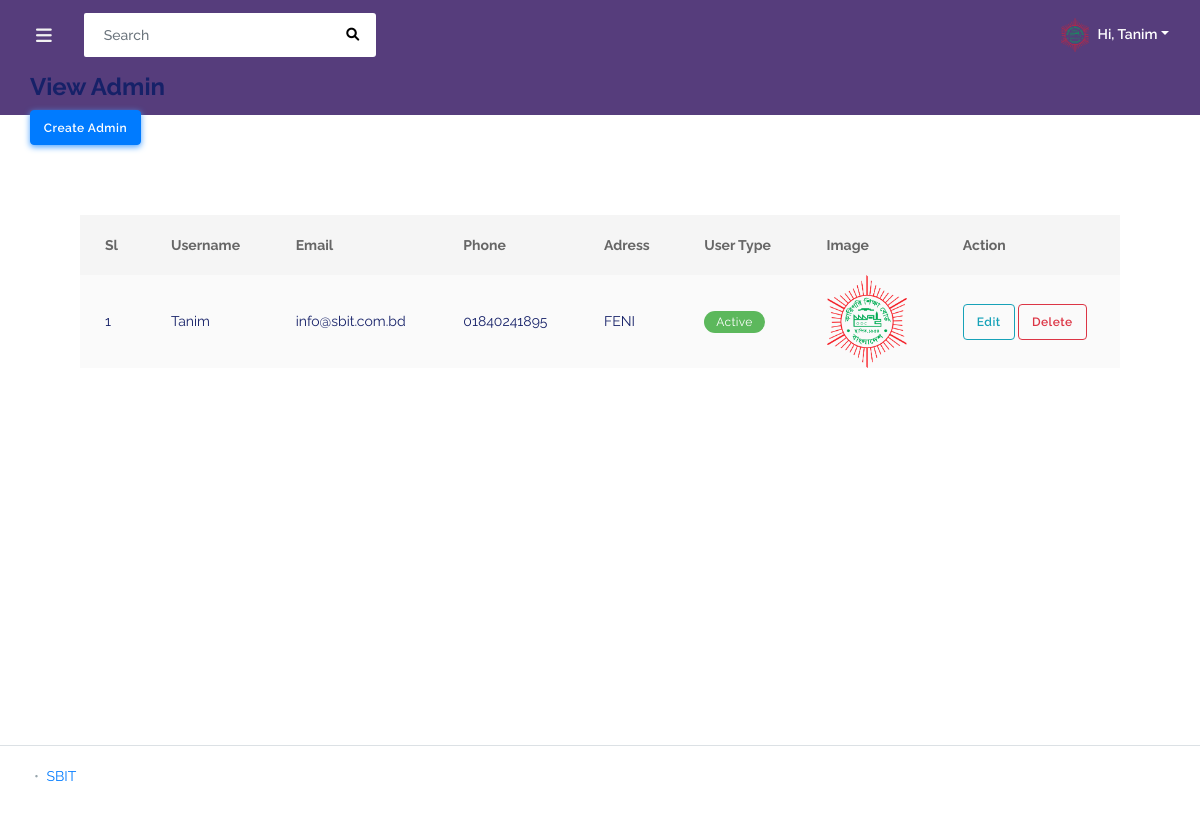
/backend/admin/create_admin/view_admin.php (signed in), run on the app's committed database.
### tables this page shows
CREATE TABLE `create_admin` (
  `id` int(100) NOT NULL,
  `username` varchar(100) DEFAULT NULL,
  `mail` varchar(100) DEFAULT NULL,
  `phone` varchar(100) DEFAULT NULL,
  `adress` text DEFAULT NULL,
  `type` int(10) DEFAULT NULL,
  `password` varchar(100) DEFAULT NULL,
  `confirm_password` varchar(100) DEFAULT NULL,
  `image` varchar(100) DEFAULT NULL,
  `admin_type` varchar(100) DEFAULT NULL,
  `password_recover` varchar(255) NOT NULL
);

### database/connection.php (called while the page is built, shortened)
<?php
class database
{
  public $hostadress="localhost";
  public $username="root";
  public $password="";
  public $database="dynamicschool_database";
  private function database()
  {
        $this->link=new mysqli($this->hostadress,$this->username,$this->password,$this->database);
  }
}
?>

### backend/admin/create_admin/view_admin.php (the view, shortened to what this page needs)
<?php
include('../layouts/header.php');
?>
        <div class="main-content">
            <section class="section">
                <div class="form-header">
                    <h4>View Admin</h4>
                </div>
                <div class="links">
                    <a href="create_admin.php" class="btn btn-info">Create Admin</a>
                </div>
                <div class="form-section">
                    <table class="table table-striped v_center" id="table-2">
                        <thead>
                            <tr>
                                <th>Sl</th>
                                <th>Username</th>
                                <th>Email</th>
                                <th>Phone</th>
                                <th>Adress</th>
                                <th>User Type</th>
                                <th>Image</th>
                                <th>Action</th>
                            </tr>
                        </thead>
                        <tbody>
                            <?php
                            $sql = $db->link->query("SELECT * FROM `create_admin`");
                            if($sql)
                            {
                                $sl = 1;
                                while ($showdata = $sql->fetch_assoc())
                                {
                                ?>
                                <tr>
                                    <td><?php echo $sl++; ?></td>
                                    <td><?php echo $showdata['username']; ?></td>
                                    <td><?php echo $showdata['mail']; ?></td>
                                    <td><?php echo $showdata['phone']; ?></td>
                                    <td><?php echo $showdata['adress']; ?></td>
                                    <td>
                                        <?php
                                        if($showdata['type'] == 1)
                                        {
                                            echo "<div class='badge badge-success'>Active</div>";
                                        }
                                        else
                                        {
                                            echo "<div class='badge badge-danger'>Not Active</div>";
                                        }
                                        ?>
                                    </td>
                                    <td>
                                        <img src="../../asset/img/admin_image/<?php echo $showdata['image']; ?>" class="img-fluid" alt="" height="80px" width="80px">
                                    </td>
                                    <td>
                                            <a href="edit_admin.php?id=<?php echo $showdata['id']; ?>" class="btn btn-outline-info">Edit</a>
                                            <a href="delete_admin.php?id=<?php echo $showdata['id']; ?>" class="btn btn-outline-danger">Delete</a>
                                    </td>
                                </tr>
                                <?php
                                }
                            }
                            ?>
                        </tbody>
                    </table>
                </div>
            </section>
        </div>
<?php include('../layouts/footer.php'); ?>

### backend/admin/layouts/header.php (shortened to what this page needs)
<?php
include('../../../database/connection.php');
$db=new database();
?>
<!DOCTYPE html>
<html lang="en">
<head>
<link rel="stylesheet" href="../../assets/modules/datatables/datatables.min.css">
<link rel="stylesheet" href="../../assets/modules/datatables/DataTables-1.10.16/css/dataTables.bootstrap4.min.css">
<link rel="stylesheet" href="../../assets/modules/datatables/Select-1.2.4/css/select.bootstrap4.min.css">
<link rel="stylesheet" href="../../assets/modules/select2/dist/css/select2.min.css">
<link rel="stylesheet" href="../../assets/modules/bootstrap/css/bootstrap.min.css">
<link rel="stylesheet" href="../../assets/modules/bootstrap-daterangepicker/daterangepicker.css">
<link rel="stylesheet" href="../../assets/modules/fontawesome/css/all.min.css">
<link rel="stylesheet" href="../../assets/modules/jqvmap/dist/jqvmap.min.css">
<link rel="stylesheet" href="../../assets/modules/summernote/summernote-bs4.css">
<link rel="stylesheet" href="../../assets/modules/owlcarousel2/dist/assets/owl.carousel.min.css">
<link rel="stylesheet" href="../../assets/modules/owlcarousel2/dist/assets/owl.theme.default.min.css">
<link rel="stylesheet" href="../../assets/css/style.min.css">
<link rel="stylesheet" href="../../assets/css/components.min.css">
<link rel="stylesheet" href="https://cdnjs.cloudflare.com/ajax/libs/font-awesome/6.0.0-beta3/css/all.min.css">
<link rel="stylesheet" href="https://cdnjs.cloudflare.com/ajax/libs/font-awesome/6.0.0-beta3/css/brands.min.css">
<link rel="stylesheet" href="https://cdnjs.cloudflare.com/ajax/libs/font-awesome/6.0.0-beta3/css/fontawesome.min.css">
<link rel="stylesheet" href="https://cdnjs.cloudflare.com/ajax/libs/font-awesome/6.0.0-beta3/css/solid.min.css">
<link rel="stylesheet" href="//code.jquery.com/ui/1.13.0/themes/base/jquery-ui.css">
<link rel="stylesheet" href="../../assets/modules/izitoast/css/iziToast.min.css">
<link rel="stylesheet" href="//code.jquery.com/ui/1.13.2/themes/base/jquery-ui.css">
</head>
<body class="layout-4">
<div id="app">
    <div class="main-wrapper main-wrapper-1">
        <div class="navbar-bg"></div>
        <?php
        $id = $_SESSION['admin_id'];
        $userdata = $db->link->query("SELECT * FROM `create_admin` WHERE `id`='$id'");
        if($userdata)
        {
            $showuser = $userdata->fetch_assoc();
            ?>
        <nav class="navbar navbar-expand-lg main-navbar">
            <form class="form-inline mr-auto">
                <ul class="navbar-nav mr-3">
                    <li><a href="#" data-toggle="sidebar" class="nav-link nav-link-lg"><i class="fas fa-bars"></i></a></li>
                </ul>
                <div class="search-element">
                    <input class="form-control" type="search" placeholder="Search" aria-label="Search" data-width="250">
                    <button class="btn" type="submit"><i class="fas fa-search"></i></button>
                </div>
            </form>
            <ul class="navbar-nav navbar-right">
                <li class="dropdown">
                    <a href="#" data-toggle="dropdown" class="nav-link dropdown-toggle nav-link-lg nav-link-user">
                    <img alt="image" src="../../asset/img/admin_image/<?php echo $showuser['image']; ?>" class="rounded-circle mr-1">
                    <div class="d-sm-none d-lg-inline-block">Hi, <?php echo $showuser['username']; ?></div></a>
                </li>
            </ul>
        </nav>
       <?php
        }
        ?>

### data on the page
create_admin: image (picture), username "Tanim", mail "info@sbit.com.bd", phone "01840241895", adress "FENI", type "Active"
